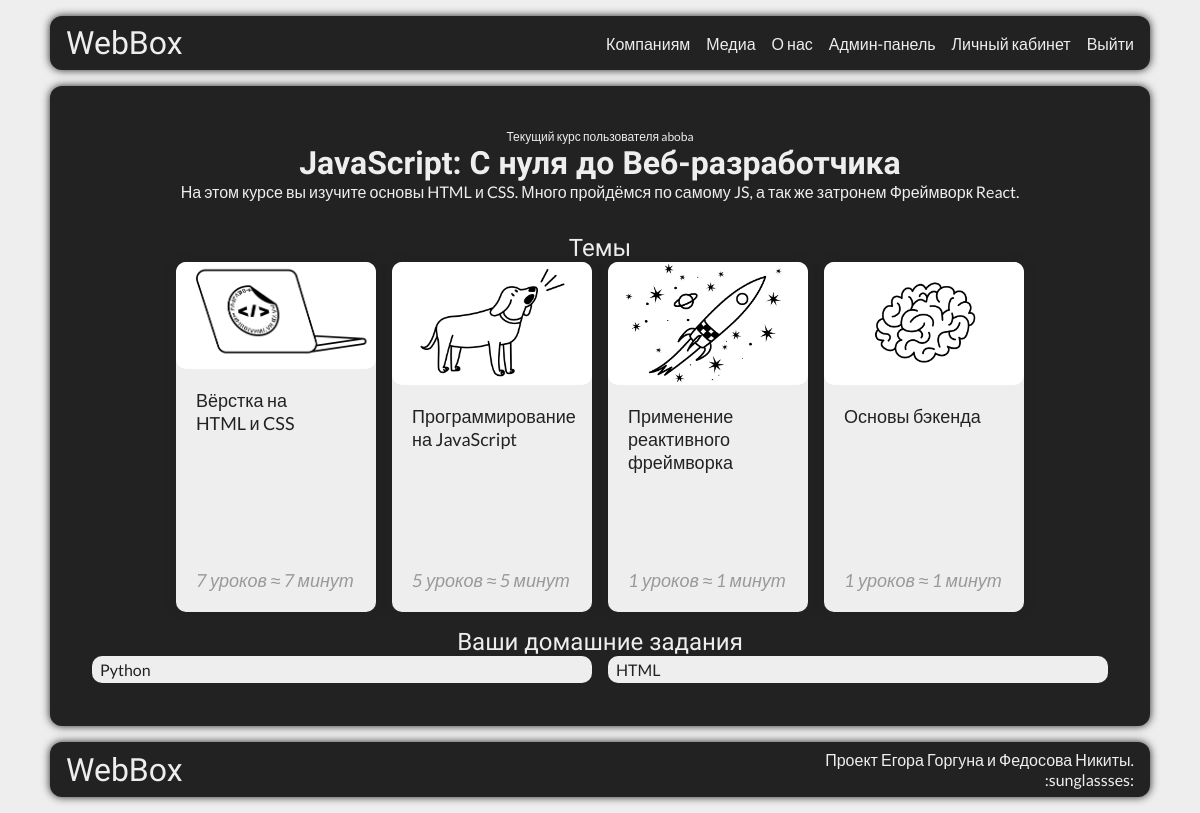
/u/ (signed in), run on the app's committed database.
### main/models.py (models this page shows, shortened)
class UserCourses(models.Model):
    user = models.OneToOneField(User, on_delete=models.CASCADE, verbose_name="Пользователь")
    course = models.ForeignKey(Course, on_delete=models.CASCADE, default=4, verbose_name="Курс")
    class Meta:
        verbose_name = 'Курс пользователя'
        verbose_name_plural = 'Курсы пользователей'

class Course(models.Model):
    title = models.CharField(max_length=255, verbose_name="Название курса")
    description = models.TextField(verbose_name="Описание курса")
    created_at = models.DateTimeField(auto_now_add=True, verbose_name="Дата создания курса")
    updated_at = models.DateTimeField(auto_now=True, verbose_name="Дата обновления курса")
    picture_preview = models.ImageField(upload_to='base/img/%Y/%m/%d', help_text='Эта картинка отображается на главной странице в карточкке курса.', default="webbox/img/placeholders/my_friend.jpg", verbose_name="Картинка курса (маленькая)")
    picture = models.ImageField(upload_to='base/img/%Y/%m/%d', help_text='Большая картинка.', default="webbox/img/placeholders/my_friend.jpg", verbose_name="Картинка курса (средняя)")
    is_published  = models.BooleanField(default=True, verbose_name="Публикация курса")
    short_name = models.CharField(max_length=20, default="none", verbose_name="Сокращенное название курса")
    price=models.CharField(max_length=255, default="none рублей", verbose_name="Цена курса с указанием единиц", help_text="Можно использовать html")
    clear_price=models.BigIntegerField(default=0, verbose_name="Цена (только число)")
    long_description = models.TextField(default="nn", help_text="Полное описание курса. Отображается на странице курса", verbose_name="Описание курса")
    themes = models.ManyToManyField(Theme, verbose_name="Темы курса")
    homeworks = models.ManyToManyField(Homework, verbose_name="Домашние задания")
    class Meta:
        verbose_name = 'Курс'
        verbose_name_plural = 'Курсы'

### lessions/models.py (models this page shows, shortened)
class Theme(models.Model):
    name = models.CharField(max_length=255)
    lessions = models.ManyToManyField(Lession)
    short_name = models.CharField(max_length=20, default="none", verbose_name="Сокращенное название темы")
    cid = models.IntegerField(verbose_name="CID курса", help_text="значение устанавливает порядок в списке", default=0)
    image = models.ImageField(upload_to='base/img/themes/%Y/%m/%d', blank=True, null=True, verbose_name="Изображение темы")
    class Meta:
        verbose_name = 'Тема'
        verbose_name_plural = 'Темы'

### cabinet/models.py (models this page shows, shortened)
class Homework(models.Model):
    name = models.CharField(max_length=255, verbose_name="Название домашнего задания")
    file = models.CharField(max_length=255, verbose_name="Файл домашнего задания")
    points = models.IntegerField(verbose_name="Количество баллов")
    cid = models.IntegerField(verbose_name="CID дз", default=0,)
    class Meta:
        verbose_name = 'Домашнее задание'
        verbose_name_plural = 'Домашние задания'

### cabinet/views.py (the view)
# urls.py: path('', views.cabinet, name='index'),
@login_required(login_url='/a')
def cabinet(request):
    if request.user.is_authenticated:
        text_button_enter = 'Выход'
    else:
        text_button_enter = 'Вход'
    themes = Course.objects.all().filter(short_name=request.user.usercourses.course.short_name)[0].themes.all().order_by('cid')
    lens = [len(theme.lessions.all()) for theme in themes]
    homeworks = Course.objects.all().filter(short_name=request.user.usercourses.course.short_name)[0].homeworks.all().order_by('cid')
    return render(request, 'cabinet/cabinet.html', {'text_button_enter': text_button_enter, 'themes': zip(themes, lens), 'homeworks': homeworks})

### main/templates/cabinet/cabinet.html (shortened to what this page needs)
{% load static %}
{% load django_template_maths %}
<!DOCTYPE html>
<html>
<head>
    <link href="{% static "webbox/css/index.css" %}" rel="stylesheet">
</head>
<body>
    <div class="wrapper">
        <header class="header">
            <div class="header__logo">
                <p><a href="/">WebBox</a></p>
            </div>
            <div class="header__nav menu">
                    <ul class="menu-list">
                        <li class=""><a href="/#forcomp" class="menu-item">Компаниям</a></li>
                        <li class=""><a href="/#media" class="menu-item">Медиа</a></li>
                        <li class=""><a href="/#about" class="menu-item">О нас</a></li>
                        <li class=""><a href='/admin' class="menu-item">Админ-панель</a></li>
                        {% if user.is_authenticated %}
                            <li class=""><a href='/u' class="menu-item">Личный кабинет</a></li>
                            <li class=""><a href='/a/u' class="menu-item">Выйти</a></li>
                        {% else %}
                            <li class=""><a href='/a' class="menu-item">Войти</a></li>
                        {% endif %}
                    </ul>
            </div>
        </header>
    <main class="cabinet">
        {% if user.usercourses.course.short_name == 'none' %}
            <h3 class="nocurses">У вас нету курсов!</h3>
            <p class="nocursessmall">Приобрести их можно тут:</p>
            <ul class="nocursesli">
                <li><a class="nocurses2" href="https://google.com">Телеграм бот</a></li>
                <li><a class="nocurses3" href="/p">Через сайт</a></li>
            </ul>
        {% else %}
            <p class="username">Текущий курс пользователя {{user.username}}</p>
            <h2 class="coursetitle">{{user.usercourses.course.title}}</h2>
            <p class="coursedesc">{{user.usercourses.course.description}}</p>
        {% endif%}
        {% if themes %}
            <div class="homework">Темы</div>
            <ul class="courseslist">
            {% for theme, len in themes %}
                <a class="card-true"  href='/u/course/lessions/{{ theme.cid }}'>
                    <img src="{{theme.image.url}}" alt="IMAGE" style="width: 100%">
                    <div class="content-card-true">
                        <p>{{theme.name}}</p>
                        <p class="how-many">{{len}} уроков ≈ {{len|mul:5}} минут</p>
                    </div>
                </a>
            {% endfor %}
            </ul>
        {% endif %}
            <div class="homework">Ваши домашние задания</div>
            {% if homeworks %}
            <ul class="courseslist">
            {% for homework in homeworks %}
                <li class="card hw">
                    <a href='/u/homework/{{user.usercourses.course.short_name}}/{{ homework.cid }}'>{{homework.name}}</a>
                </li>
                {% endfor %}
            {%else%}
            <p class="username">Нету! Вы круты :D</p>
            </ul>
        {% endif %}
    </main>
    <footer class="footer">
        <h5>WebBox</h5>
        <p>Проект Егора Горгуна и Федосова Никиты.<br>:sunglassses:</p>
    </footer>
</body>
</html>

### main/static/webbox/css/index.css (style rules this page uses)
:root { --background-color: #eee; --accent: #999; --black: #222; }
* { margin: 0; padding: 0; box-sizing: border-box; font-family: 'Lato', sans-serif; }
body { background-color: var(--background-color); overflow-x: hidden !important; }
li, h4 { color: var(--background-color); }
#aboutAndForcomp ol, ul { list-style: none; }
li { font-size: 18px; }
a { text-decoration: none; }
.wrapper { max-width: 1100px; margin: 0 auto; }
.header { display: flex; justify-content: space-between; align-items: center; background-color: var(--black); box-shadow: 0px 0px 8px var(--black); margin: 16px 0; padding: 8px 16px; border-radius: 12px; }
.header__logo a { color: var(--background-color); font-family: 'Dela Gothic One', sans-serif; font-size: 32px; }
.header__nav ul { display: flex; gap: 16px; list-style: none; }
.header__nav a { color: var(--background-color); font-family: 'Lato', sans-serif; font-size: 16px; transition: color 100ms; }
.footer { display: flex; justify-content: space-between; align-items: center; background-color: var(--black); background-size: 100% auto; box-shadow: 0px 0px 8px var(--black); margin: 16px 0; padding: 8px 16px; border-radius: 12px; }
.footer h5 { color: var(--background-color); font-weight: 100; font-family: 'Dela Gothic One', sans-serif; font-size: 32px; }
.footer p { color: var(--background-color); font-family: 'Lato', sans-serif; font-size: 16px; text-align: right; }
.cabinet { display: flex; flex-direction: column; justify-content: center; align-items: center; background-color: var(--black); background-size: 100% auto; box-shadow: 0px 0px 8px var(--black); margin: 16px 0; padding: 8px 16px; justify-content: center; align-items: center; border-radius: 12px; min-height: 80vh; }
.coursetitle { color: var(--background-color); font-family: 'Dela Gothic One', sans-serif; font-size: 32px; }
.coursedesc { color: var(--background-color); font-family: 'Lato', sans-serif; font-size: 16px; text-align: center; text-wrap: balance; margin-bottom: 16px; }
.username { color: var(--background-color); font-family: 'Lato', sans-serif; font-size: 12px; }
.card a { display: block; color: var(--black); border-radius: 10px; font-family: 'Lato', sans-serif; font-size: 16px; padding: 4px 8px; background-color: var(--background-color); transition: all 200ms; }
.card { width: 500px; }
.card-true { width: 200px; height: 350px; display: flex; flex-direction: column; background-color: var(--background-color); background-size: 100% auto; box-shadow: 0px 0px 8px var(--black); border-radius: 10px; }
.card-true * { text-decoration: none; color: var(--black); border-radius: 10px; }
.content-card-true { padding: 20px; display: flex; justify-content: space-between; flex-direction: column; height: 100%; }
.content-card-true p { font-size: 18px; text-wrap: balance; }
.homework { color: var(--background-color); font-family: 'Dela Gothic One', sans-serif; font-size: 24px; margin-top: 16px; }
.how-many { font-size: 16px; color: var(--accent); font-style: italic; }
.courseslist { display: flex; flex-wrap: wrap; justify-content: center; gap: 16px; list-style: none; }

### data on the page
Theme: image (picture), name "Вёрстка на HTML и CSS", len "7"
Theme: image (picture), name "Программирование на JavaScript", len "5"
Theme: image (picture), name "Применение реактивного фреймворка", len "1"
Theme: image (picture), name "Основы бэкенда", len "1"
Homework: name "Python"
Homework: name "HTML"

### other printed values
{{ user.username }} "aboba"
{{ user.usercourses.course.title }} "JavaScript: С нуля до Веб-разработчика"
{{ user.usercourses.course.description }} "На этом курсе вы изучите основы HTML и CSS. Много пройдёмся по самому JS, а так же затронем Фреймворк React."
